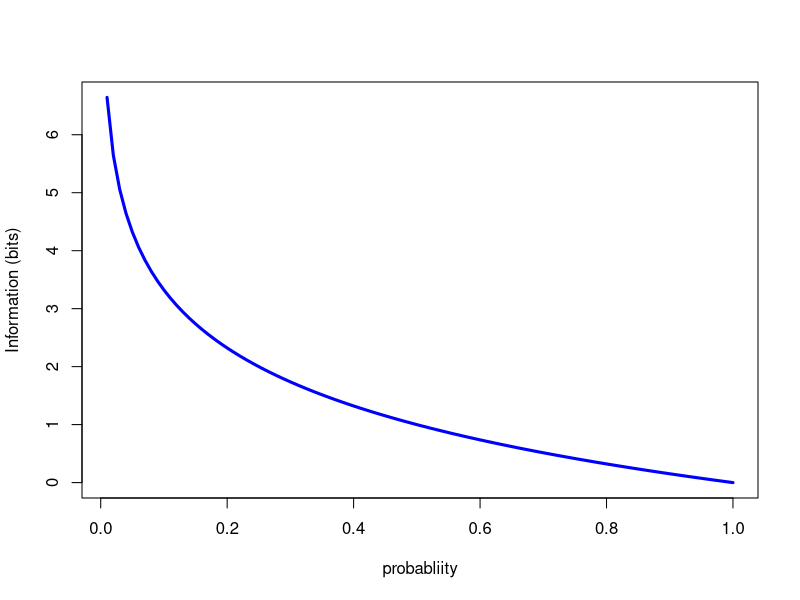
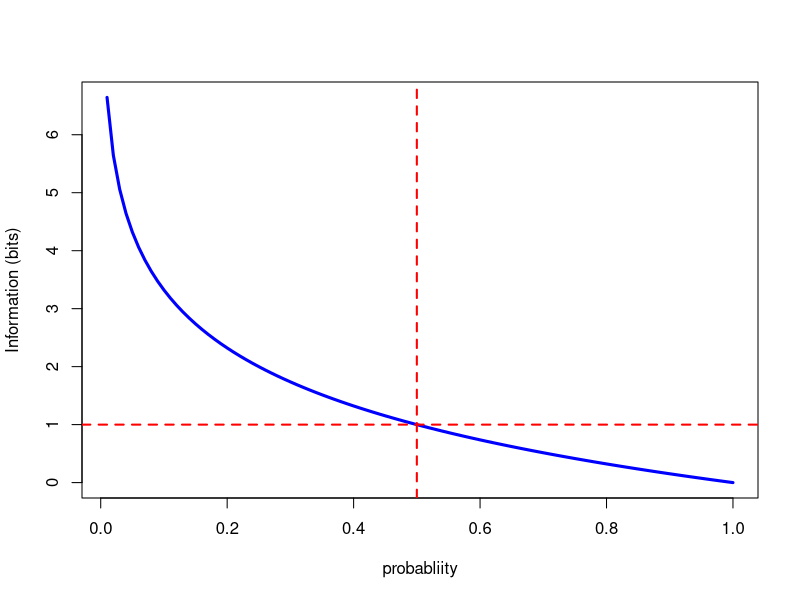
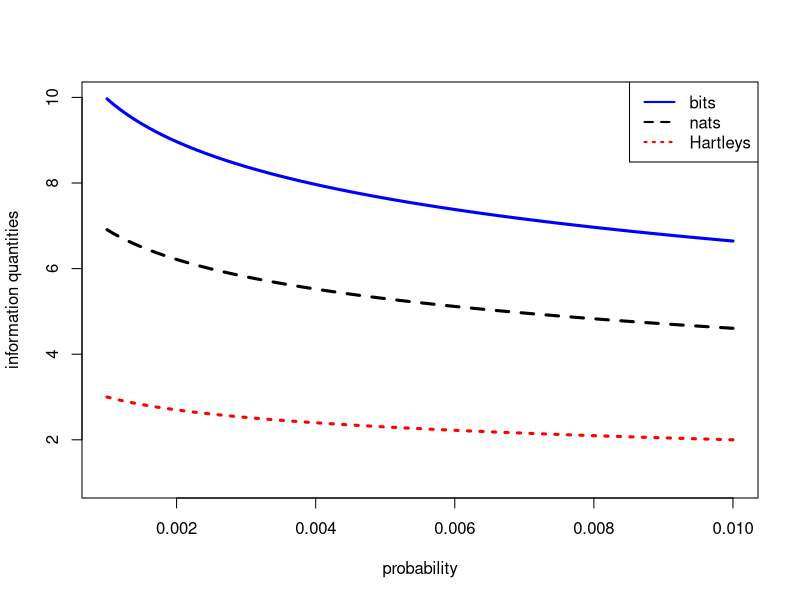
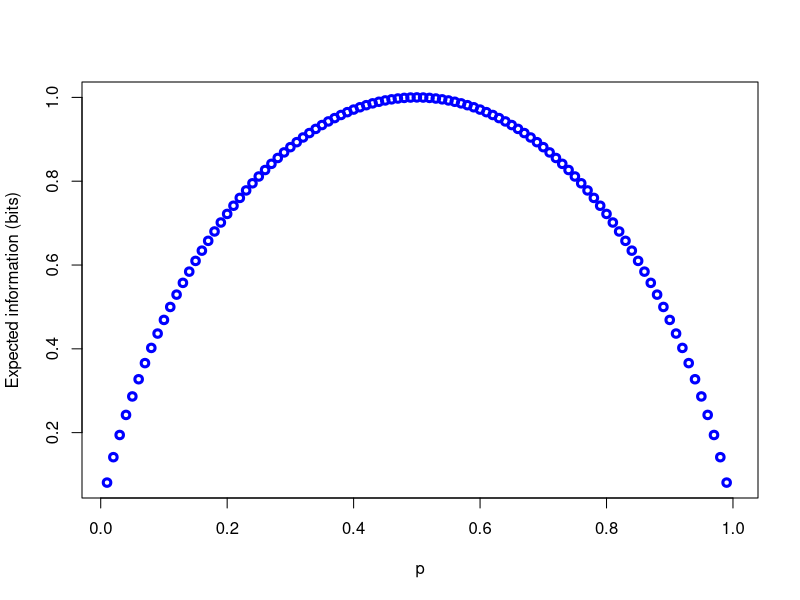

R code for these plots, in order:
## ---- chunk 1
p <-seq(0.01,1,0.01)
h_p<--log(p,2)
plot(p,h_p, ty="l", lwd=3, col="blue", xlab="probabliity", ylab="Information (bits)")
## ---- chunk 2
plot(p,h_p, ty="l", lwd=3, col="blue", xlab="probabliity", ylab="Information (bits)")
  abline(h=1,col="red", lty=2, lwd=2)
  abline(v=0.5,col="red", lty=2, lwd=2)
## ---- chunk 3
small_p<-seq(0.001,0.01,0.0001)
h_s_p2<- -log(small_p,2) #bits
h_s_pe<- -log(small_p) #default natural logarithm - nats
h_s_p10<- -log10(small_p) #Hartleys
plot(small_p,h_s_p2, ty="l", lwd=3, col="blue", xlab="probability", ylab="information quantities",
     ylim=c(1,10))
  lines(small_p, h_s_pe,ty="l", lwd=3, col="black", lty=2)
  lines(small_p, h_s_p10,ty="l", lwd=3, col="red", lty=3)
  legend("topright",legend=c("bits","nats","Hartleys"),lwd=c(2,2,2),
         lty=c(1,2,3), col=c("blue","black","red"))
## ---- chunk 4
compl_p <-1-p
log2p <- log(p,2)
log2_compl_p <-log(compl_p,2)
sum_terms <-(p*log2p)+(compl_p*log2_compl_p)
H_p <- -sum_terms
plot(p,H_p, col="blue", lwd=3, ylab="Expected information (bits)")
